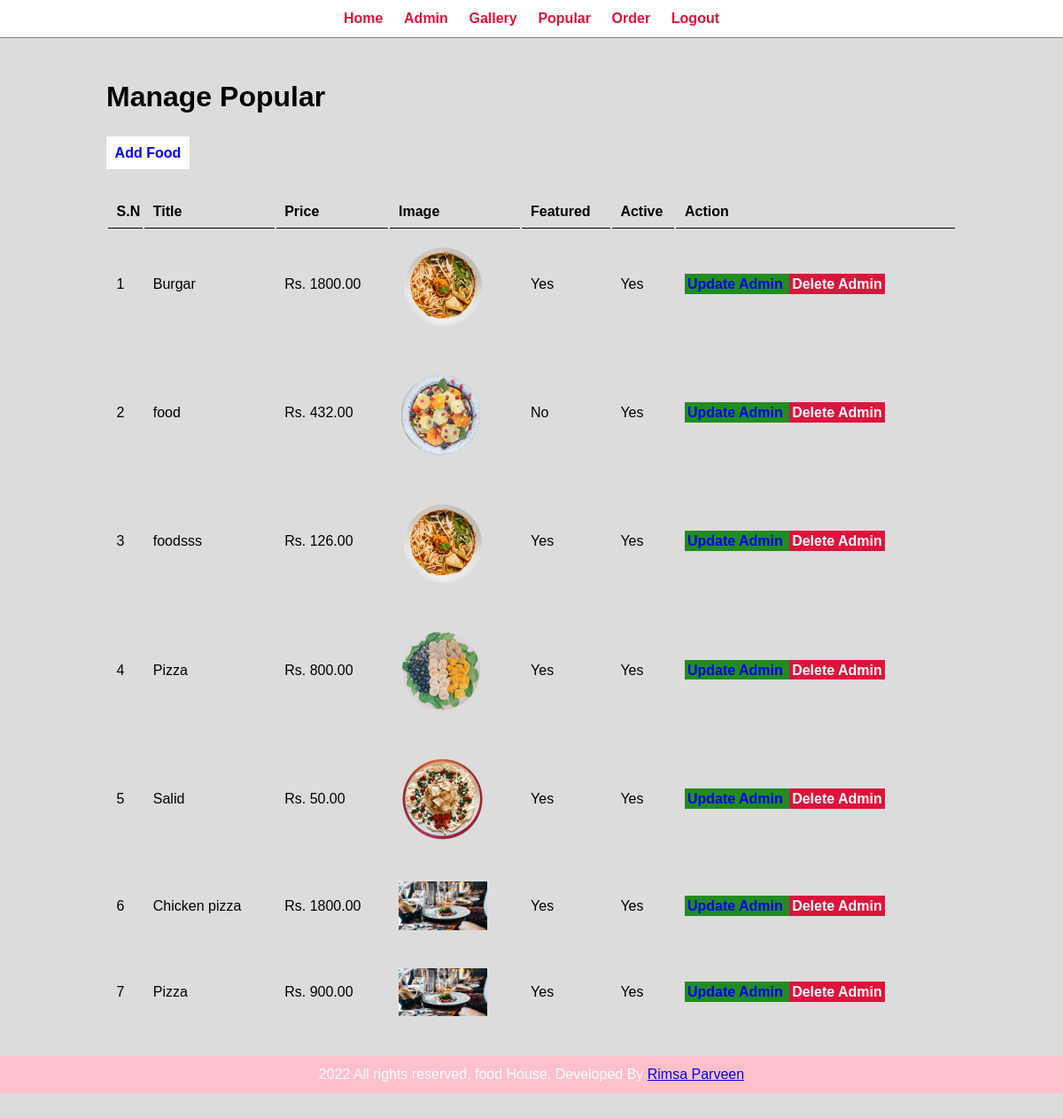
/admin/manage-popular.php (signed in), run on the app's committed database.
### tables this page shows
CREATE TABLE `tbl_popular` (
  `id` int(10) UNSIGNED NOT NULL,
  `title` varchar(100) NOT NULL,
  `description` varchar(255) NOT NULL,
  `price` decimal(10,2) NOT NULL,
  `image_name` varchar(255) NOT NULL,
  `gallery_id` int(10) UNSIGNED NOT NULL,
  `featured` varchar(10) NOT NULL,
  `active` varchar(10) NOT NULL
);

### admin/manage-popular.php (the view, shortened to what this page needs)
<?php include('partial/menu.php'); ?>
<div class="main-content">
<div class="wrapper">
    <h1> Manage Popular </h1>
    <br/><br>
        <a href="<?php echo SITEURL; ?>admin/add-popular.php" class="btn-primary"> Add Food </a>
        <br/><br><br>
        <table class="tbl-full">
            <tr>
                <th> S.N </th>
                <th> Title </th>
                <th> Price </th>
                <th> Image </th>
                <th> Featured </th>
                <th> Active </th>
                <th> Action </th></h3>
            </tr>
                <?php
                    $sql= "SELECT * FROM tbl_popular";
                    $res= mysqli_query($conn, $sql);
                      $count = mysqli_num_rows( $res);
                      if($count>0)
                      {
        $i =1;
                        while($row=mysqli_fetch_assoc($res))
                        {
                            $id = $i;
                            $tilte= $row['title'];
                            $price= $row['price'];
                            $image_name= $row['image_name'];
                            $featured= $row['featured'];
                            $active= $row['active'];
            $i++;
                            ?>
                          <tr>
                                <td><?php  echo  $id; ?> </td>
                                <td><?php  echo  $tilte; ?> </td>
                                 <td>Rs. <?php  echo  $price; ?> </td>
                                <td>
                            <?php
                    if(isset($image_name))
                    {
                       ?>
                       <img src="../img/popular/<?php echo $image_name; ?>" width="100px" >
                       <?php
                    }
                    else
                    {
                        echo "<div class = 'error'>Image not Added</div>";
                    }
                    ?>
                                 </td>
                                 <td> <?php  echo  $featured; ?></td>
                                 <td> <?php  echo  $active; ?> </td>
                                   <td>
                                     <a href="<?php echo SITEURL; ?>admin/update-popular.php?id=<?php echo $row['id']; ?>" class="btn-secondary"> Update Admin </a>
                                     <a href="<?php echo SITEURL; ?>admin/delete-popular.php?id=<?php echo $row['id']; ?>&image_name=<?php echo $image_name; ?>" class="btn-danger"> Delete Admin </a>
                                      </td>
                            </tr>
                       <td>
                            <?php
                        }
                      }
                      else
                      {
                        echo "<tr> <td colspan= '7' class = 'error'> Food  not  Added Yet. </td> </tr>";
                      }
                ?>
        </table>
</div>
<?php include('partial/footer.php'); ?>

### admin/partial/menu.php (shortened to what this page needs)
<html lang="en">
<head>
    <link rel="stylesheet" href="../css/admin.css">
</head>
<body>
    <div class="menu text-center">
        <div class="wrapper">
        <ul>
            <li> <a href="index.php">Home</a></li>
            <li> <a href="manage-admin.php">Admin</a></li>
            <li> <a href="mange-gallery.php">Gallery</a></li>
            <li> <a href="manage-popular.php">Popular</a></li>
            <li> <a href="manage-order.php">Order</a></li>
            <li> <a href="logout.php">Logout</a></li>
</ul>
        </div>
    </div>

### admin/partial/footer.php
<div class="footer">
        <div class="wrapper">
        <p class="text-center">2022 All rights reserved, food House. Developed By <a href="#" >Rimsa Parveen</a></p>
    </div>
        </div>
</body>
</html>

### css/admin.css (style rules this page uses)
* { margin: 0; padding: 0; font-family: Arial, Helvetica, sans-serif; }
.wrapper { padding: 1%; width: 80%; margin: 0 auto; }
.text-center { text-align: center; }
.tbl-full { width: 100%; }
table tr th { border-bottom: 1px solid black; padding: 1%; text-align: left; }
table tr td { padding: 1%; }
.btn-primary { background-color: white; border: gold; color: solid black; padding: 1%; text-decoration: none; font-weight: bold; }
.btn-secondary { background-color: forestgreen; border: gold; color: solid black; padding: 1%; text-decoration: none; font-weight: bold; }
.btn-danger { background-color: crimson; border: gold; color: white; padding: 1%; text-decoration: none; font-weight: bold; }
.menu { color: pink; text-align: center; border-bottom: 1px solid grey; }
.menu ul { list-style-type: none; }
.menu ul li { display: inline; padding: 1%; }
.menu ul li a { text-decoration: none; font-weight: bold; color: crimson; }
.main-content { background-color: gainsboro; padding: 3% 0; }
.footer { background-color: pink; color: white; }

### data on the page
tbl_popular: id "1", title "Burgar", price "1800.00", image_name (picture), featured "Yes", active "Yes"
tbl_popular: id "2", title "food", price "432.00", image_name (picture), featured "No", active "Yes"
tbl_popular: id "3", title "foodsss", price "126.00", image_name (picture), featured "Yes", active "Yes"
tbl_popular: id "4", title "Pizza", price "800.00", image_name (picture), featured "Yes", active "Yes"
tbl_popular: id "5", title "Salid", price "50.00", image_name (picture), featured "Yes", active "Yes"
tbl_popular: id "6", title "Chicken pizza", price "1800.00", image_name (picture), featured "Yes", active "Yes"
tbl_popular: id "7", title "Pizza", price "900.00", image_name (picture), featured "Yes", active "Yes"
